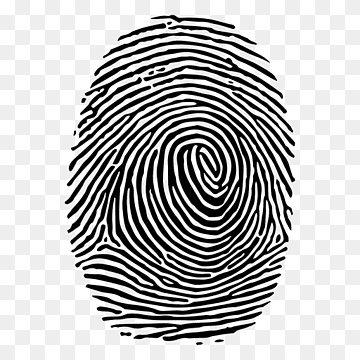
#> input picture pertemuan 13/sidik jari.jpg, 360 x 360 px
$ python Gambar_13.8.py
#> lines starting #> are read from the running program, lines starting #| are printed output that depends on the picture; after the words box and inside, x2 and y2 are one past the last pixel; in counts of white or black regions, pixels touching at a corner belong together
import cv2
import numpy as np
from matplotlib import pyplot as plt

# Baca gambar dalam grayscale
img = cv2.imread('sidik jari.jpg', 0)
#> img is the input picture: shape (360, 360); min 0, max 255, mean 186.5

# Threshold untuk membuat gambar biner
_, binary = cv2.threshold(img, 127, 255, cv2.THRESH_BINARY_INV)
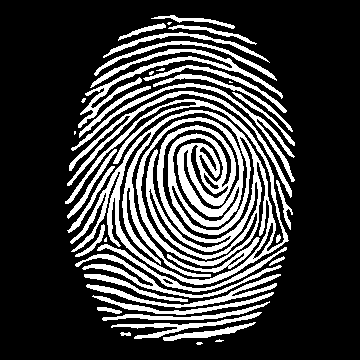
#> binary: shape (360, 360); 24.5% white; 39 white regions (9 under 20 px), largest, box (x1, y1, x2, y2) and area: (65, 99, 289, 285) 14994, (78, 49, 283, 128) 1946, (67, 91, 292, 198) 1513

# Kernel morfologi (struktur persegi 3x3)
kernel = np.ones((3, 3), np.uint8)

# Operasi morfologi
erosion = cv2.erode(binary, kernel, iterations=1)
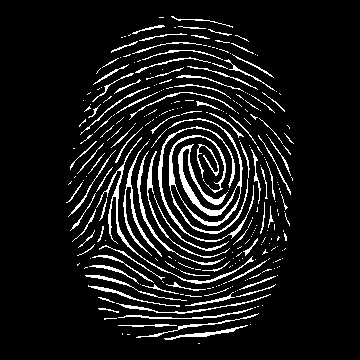
#> erosion: shape (360, 360); 9.2% white in thin lines or dots, all inside (x1, y1, x2, y2) = (66, 16, 294, 344)
dilation = cv2.dilate(binary, kernel, iterations=1)
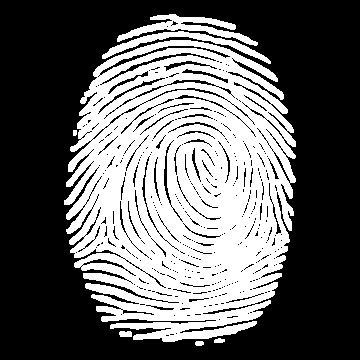
#> dilation: shape (360, 360); 39.9% white; 7 white regions, largest, box (x1, y1, x2, y2) and area: (64, 40, 296, 342) 49009, (117, 14, 258, 46) 1385, (102, 31, 271, 64) 1079
opening = cv2.morphologyEx(binary, cv2.MORPH_OPEN, kernel)
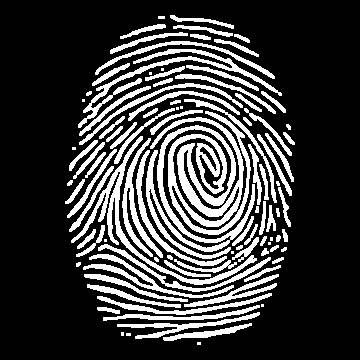
#> opening: shape (360, 360); 23.4% white; 97 white regions (16 under 20 px), largest, box (x1, y1, x2, y2) and area: (146, 111, 255, 259) 7526, (71, 136, 257, 285) 1966, (78, 49, 282, 128) 1670
closing = cv2.morphologyEx(binary, cv2.MORPH_CLOSE, kernel)
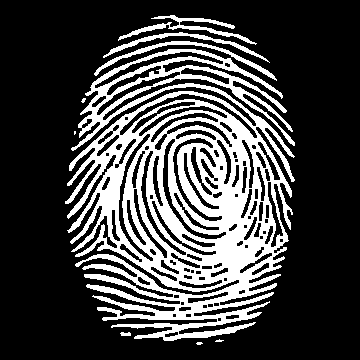
#> closing: shape (360, 360); 26.7% white; 9 white regions (4 under 20 px), largest, box (x1, y1, x2, y2) and area: (65, 49, 295, 341) 32304, (118, 15, 257, 45) 803, (94, 41, 277, 81) 751, (103, 32, 270, 63) 633, (120, 332, 131, 336) 36

# Tampilkan hasil
titles = ['Original Binary', 'Erosion', 'Dilation', 'Opening', 'Closing']
images = [binary, erosion, dilation, opening, closing]

plt.figure(figsize=(12, 6))
for i in range(5):
    plt.subplot(2, 3, i+1)
    plt.imshow(images[i], cmap='gray')
    plt.title(titles[i])
    plt.axis('off')
plt.tight_layout()
plt.show()
